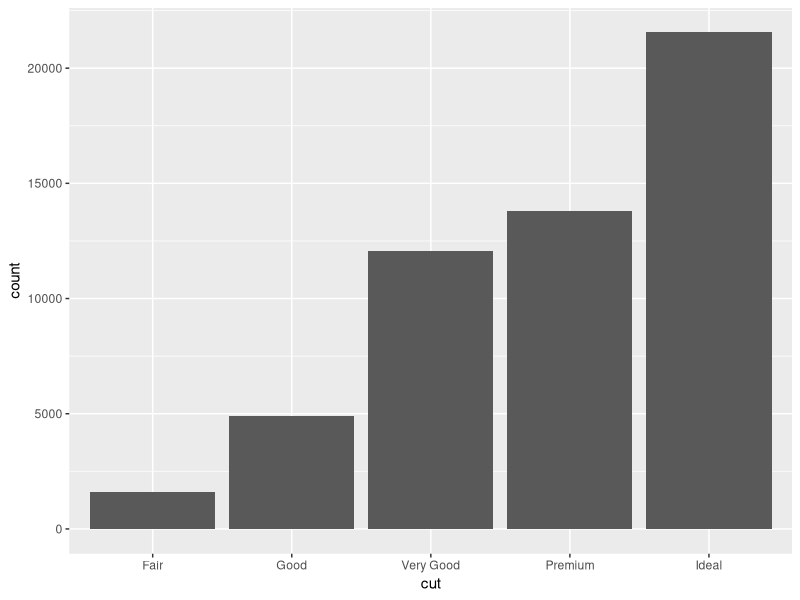
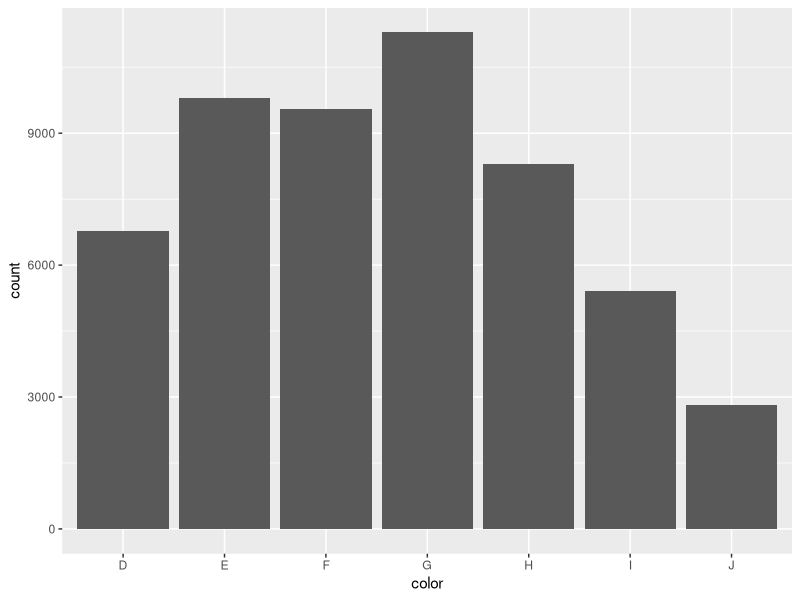
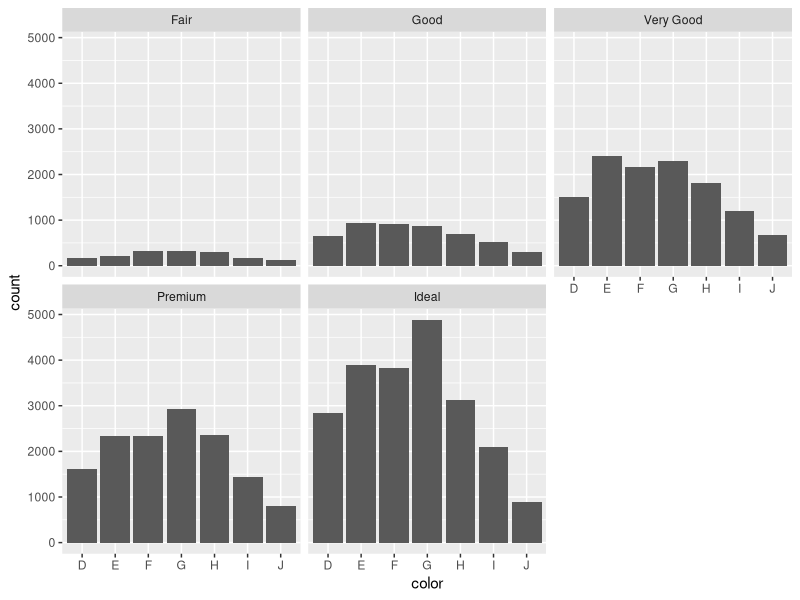
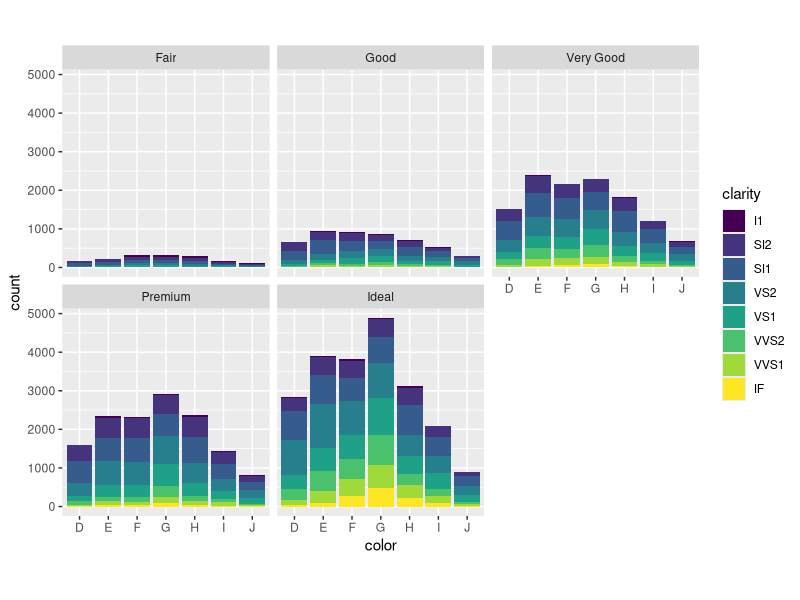

Generate these figures, in order, with R: (Note: this script raises an error after producing the figures.)
## ---- chunk 1
library(tidyverse) 
library(gridExtra)
library(knitr) 
opts_chunk$set(
  tidy = FALSE,
  cache = FALSE,
  echo = TRUE,
  warning = FALSE,
  message = FALSE,
  dpi = 300,
  fig.align = "center",
  fig.width = 3,
  fig.height = 3
  )
## ---- chunk 2
df <- diamonds ## diamonds is a built-in data set
dim(df)
head(df)
## ---- chunk 3
DiaCut <- df$cut
unique(DiaCut)
## ---- chunk 4
table(DiaCut)
## ---- chunk 5
g <- ggplot(data = df, aes(x = cut)) + 
  geom_bar() 
print(g)
## ---- chunk 6
unique(df$color)
## ---- chunk 7
table(df$color)
## ---- chunk 8
ggplot(df, aes(color)) + ## can omit 'data = ' and 'x = '
  geom_bar()
## ---- chunk 9
table(df$cut, df$color)
## ---- chunk 10
ggplot(df, aes(color)) + ## can omit 'data = ' and 'x = '
  geom_bar() +
  facet_wrap(~cut) #<<
## ---- chunk 11
ggplot(df, aes(color, fill = clarity)) + #<<
  geom_bar() +
  theme(aspect.ratio = 1) + #<<
  facet_wrap(~cut) 
## ---- chunk 12
mom <- d$Mheight
s <- sum(mom)
n <- length(mom)
mom_height_mean <- s/n
print(mom_height_mean)
## ---- chunk 13
mean(mom) # mean() gives the mean of a vector
## ---- chunk 14
var(mom) # var() gives the sample variance of a vector
## ---- chunk 15
v1 <- mom-mean(mom); v2 <- v1^2
sum(v2)/(length(mom)-1)
## ---- chunk 16
sd(mom) # sd() gives the sample standard deviation of a vector
## ---- chunk 17
g <- ggplot(data = data.frame(x = 0), mapping = aes(x = x))
fun.1 <- function(x) dnorm(x, mean = 3, sd = 2)
fun.2 <- function(x) dnorm(x, mean = 0, sd = 1)

g1 <- g + 
  theme_bw() + 
  theme_classic() +
  stat_function(fun = fun.1) + xlim(-3, 9) + ylim(0, 0.4) +
  theme(aspect.ratio = 1) +
  geom_segment(x = 3, y = 0, xend = 3, yend = 0.2, lty = "dashed", color = "red") +
  ggtitle(bquote('N(3,'~2^2~')'))

g2 <- g + 
  theme_bw() + 
  theme_classic() +
  stat_function(fun = fun.2) + xlim(-2.5, 2.5) + ylim(0, 0.4) +
  theme(aspect.ratio = 1) +
  geom_segment(x = 0, y = 0, xend = 0, yend = 0.4, lty = "dashed", color = "red") +
  ggtitle(bquote('N(0,'~1^2~')'))

grid.arrange(g1, g2, ncol = 2)
